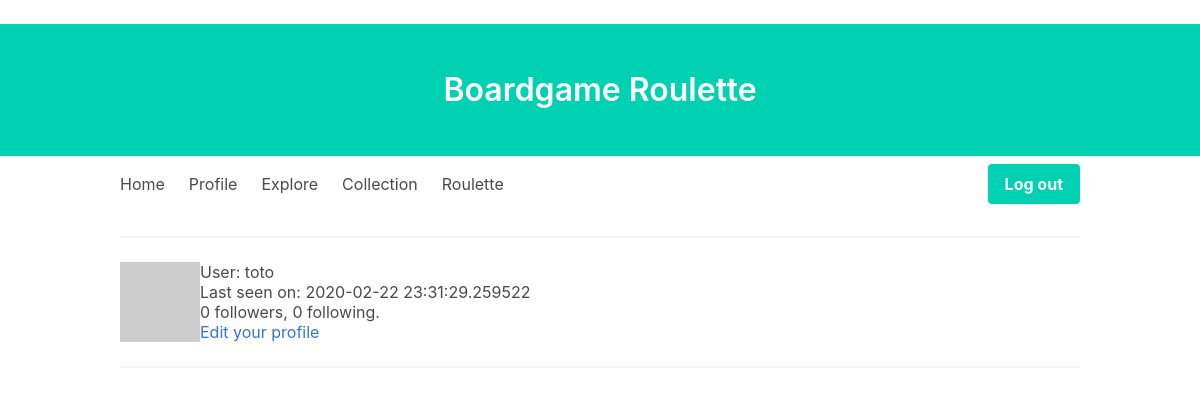
The page /user/toto (signed in) on the database as committed earlier.
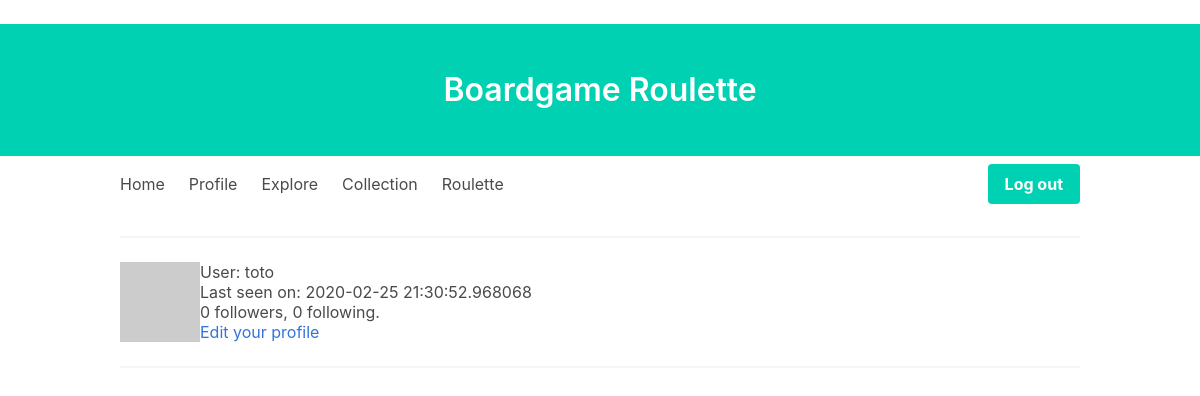
The same page on the database as committed later.
### app/models.py (models this page shows, shortened)
class User(UserMixin, db.Model):
    id = db.Column(db.Integer, primary_key=True)
    username = db.Column(db.String(64), index=True, unique=True)
    email = db.Column(db.String(120), index=True, unique=True)
    password_hash = db.Column(db.String(128))
    posts = db.relationship("Post", backref="author", lazy="dynamic")
    about_me = db.Column(db.String(140))
    last_seen = db.Column(db.DateTime, default=datetime.utcnow)
    followed = db.relationship(
        "User",
        secondary=followers,
        primaryjoin=(followers.c.follower_id == id),
        secondaryjoin=(followers.c.followed_id == id),
        backref=db.backref("followers", lazy="dynamic"),
        lazy="dynamic",
    )
    collection = db.relationship("Boardgame", secondary=boardgames, lazy="dynamic")
    def avatar(self, size):
        digest = md5(self.email.lower().encode("utf-8")).hexdigest()
        return "https://www.gravatar.com/avatar/{}?d=identicon&s={}".format(
            digest, size
        )

### app/user_views.py (the view)
@app.route("/user/<username>")
@login_required
def user(username):
    user = User.query.filter_by(username=username).first_or_404()
    page = request.args.get("page", 1, type=int)
    posts = user.posts.order_by(Post.timestamp.desc()).paginate(
        page, app.config["POSTS_PER_PAGE"], False
    )
    next_url = (
        url_for("user", username=user.username, page=posts.next_num)
        if posts.has_next
        else None
    )
    prev_url = (
        url_for("user", username=user.username, page=posts.prev_num)
        if posts.has_prev
        else None
    )
    return render_template(
        "user.html", user=user, posts=posts.items, next_url=next_url, prev_url=prev_url
    )

### app/models.py (called while the page is built)
@login.user_loader
def load_user(id):
    return User.query.get(int(id))

### app/user_views.py (called while the page is built)
@app.before_request
def before_request():
    if current_user.is_authenticated:
        current_user.last_seen = datetime.utcnow()
        db.session.commit()

### app/templates/user.html (shortened to what this page needs)
﻿{% extends "base.html" %}
{% block content %}
<table>
    <tr valign="top">
        <td><img src="{{ user.avatar(128) }}"></td>
        <td>
            <h1>User: {{ user.username }}</h1>
            {% if user.last_seen %}<p>Last seen on: {{ user.last_seen }}</p>{% endif %}
            <p>{{ user.followers.count() }} followers, {{ user.followed.count() }} following.</p>
            {% if user == current_user %}
            <p><a href="{{ url_for('edit_profile') }}">Edit your profile</a></p>
            {% elif not current_user.is_following(user) %}
            <p><a href="{{ url_for('follow', username=user.username) }}">Follow</a></p>
            {% else %}
            <p><a href="{{ url_for('unfollow', username=user.username) }}">Unfollow</a></p>
            {% endif %}
        </td>
    </tr>
</table>
<hr>
{% endblock %}

### app/templates/base.html (shortened to what this page needs)
﻿<html>
<head>
    <link rel="stylesheet" href='/static/css/bulma.css' />
</head>
<body>
    <section class="hero has-background-primary">
        <div class="container">
            <div class="hero-body">
                <h1 class="title has-text-white">
                    Boardgame Roulette
                </h1>
            </div>
        </div>
    </section>
    {% if current_user.is_authenticated %}
    <div class="container">
        <div class="navbar" role="navigation">
            <div class="navbar-brand">
                <a class="navbar-item" href="{{ url_for('index') }}">Home</a>
                <a class="navbar-item" href="{{ url_for('user', username=current_user.username) }}">Profile</a>
            </div>
            <div id="navbarmenu" class="navbar-menu">
                <a class="navbar-item" href="{{ url_for('explore') }}">Explore</a>
                <a class="navbar-item" href="{{ url_for('collection') }}">Collection</a>
                <a class="navbar-item" href="{{ url_for('random') }}">Roulette</a>
                <div class="navbar-end">
                    <div class="navbar-item">
                        <div class="buttons">
                            <a class="button is-primary" href="{{ url_for('logout') }}"><strong>Log out</strong></a>
                        </div>
                    </div>
                </div>
            </div>
        </div>
        {% endif %}
        <hr>
        {% block content %}{% endblock %}
    </div>
</body>
</html>

Rows that differ between the two databases and show on the page:
changed User "toto": last_seen "2020-02-22 23:31:29.259522" → "2020-02-25 21:30:52.968068"
